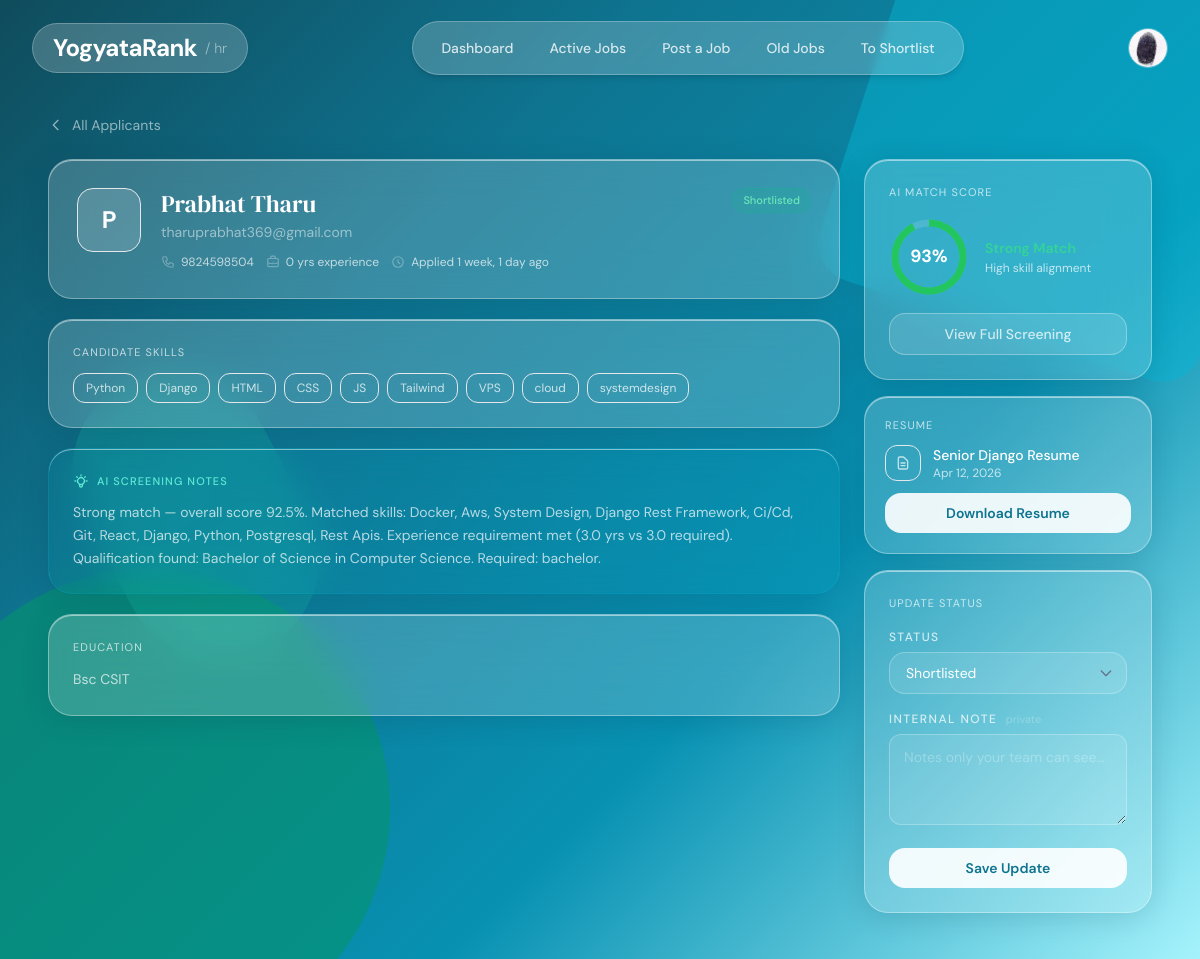
The page /applications/2/ (signed in) on the database its author committed.
### accounts/models.py (models this page shows, shortened)
class CompanyProfile(models.Model):
    user         = models.OneToOneField(User, on_delete=models.CASCADE)
    phone           = models.CharField(max_length=20, blank=True)
    company_name = models.CharField(max_length=255)
    description  = models.TextField()
    website      = models.URLField(blank=True, null=True)
    location     = models.CharField(max_length=255, blank=True, null=True)
    logo         = models.ImageField(upload_to='company_logos/', blank=True, null=True)

class CandidateProfile(models.Model):
    user            = models.OneToOneField(User, on_delete=models.CASCADE)
    phone           = models.CharField(max_length=20, blank=True)
    about           = models.TextField(blank=True)
    education       = models.TextField(blank=True)
    experience      = models.IntegerField(default=0)
    skills          = models.TextField(blank=True)
    profile_picture = models.ImageField(
                        upload_to='profile_pictures/',
                        blank=True,
                        null=True,
                      )

### applications/models.py (models this page shows, shortened)
class Application(models.Model):
    class Status(models.TextChoices):
        PENDING     = "pending",     "Pending Review"
        REVIEWED    = "reviewed",    "Reviewed"
        SHORTLISTED = "shortlisted", "Shortlisted"
        REJECTED    = "rejected",    "Rejected"
        HIRED       = "hired",       "Hired"
        WITHDRAWN   = "withdrawn",   "Withdrawn"   # ← was missing, caused 3 view crashes
    candidate    = models.ForeignKey(
                     'accounts.CandidateProfile',
                     on_delete=models.CASCADE,
                     related_name="applications",
                   )
    job          = models.ForeignKey(
                     'jobs.Job',
                     on_delete=models.CASCADE,
                     related_name="applications",
                   )
    resume       = models.ForeignKey(
                     Resume,
                     on_delete=models.SET_NULL,
                     null=True,
                     related_name="applications",
                   )
    match_score   = models.FloatField(default=0)
    status        = models.CharField(
                      max_length=20,
                      choices=Status.choices,
                      default=Status.PENDING,
                    )
    company_note  = models.TextField(blank=True)
    score_notes   = models.TextField(blank=True)
    status_note   = models.TextField(blank=True, help_text="Internal note visible to company only")
    applied_at    = models.DateTimeField(auto_now_add=True)
    updated_at    = models.DateTimeField(auto_now=True)
    class Meta:
        constraints = [
            models.UniqueConstraint(fields=["candidate", "job"], name="unique_application")
        ]
        ordering = ["-match_score", "-applied_at"]

class Resume(models.Model):
    candidate   = models.ForeignKey(
                    'accounts.CandidateProfile',
                    on_delete=models.CASCADE,
                    related_name="resumes",
                  )
    file        = models.FileField(upload_to="resumes/")
    label       = models.CharField(
                    max_length=100, blank=True,
                    help_text="Optional label, e.g. 'Software Engineer Resume v2'",
                  )
    uploaded_at = models.DateTimeField(auto_now_add=True)
    is_default  = models.BooleanField(default=False)
    class Meta:
        ordering = ["-uploaded_at"]
    @property
    def filename(self):
        return self.file.name.split("/")[-1]

### applications/views.py (the view)
# urls.py: path("<int:application_id>/",            views.application_detail,       name="application_detail"),
@login_required
def application_detail(request, application_id):
    company = _get_company(request)
    if not company:
        raise Http404
    application = get_object_or_404(
        Application.objects.select_related("candidate__user", "job__company", "resume"),
        id=application_id,
        job__company=company,
    )
    if request.method == "POST":
        old_status = application.status
        form = ApplicationStatusForm(request.POST, instance=application)
        if form.is_valid():
            updated = form.save()
            messages.success(request, "Application status updated.")
            if updated.status != old_status:
                _send_status_notification(updated)
            return redirect("application_detail", application_id=application.id)
    else:
        form = ApplicationStatusForm(instance=application)
    skills_list = [
        s.strip()
        for s in (application.candidate.skills or "").split(",")
        if s.strip()
    ]
    return render(request, "applications/application_detail.html", {
        "application": application,
        "form":        form,
        "skills_list": skills_list,
        "company":     company,
    })

### templates/applications/application_detail.html (shortened to what this page needs)
{% extends "company_base.html" %}
{% block main_content %}
<main class="max-w-6xl mx-auto px-4 md:px-6 pt-[12vh] pb-12 relative z-10">
  <a href="{% url 'view_applicants' application.job.id %}"
     class="inline-flex items-center gap-2 text-white/55 hover:text-white text-sm mb-6 transition-colors group">
    <svg class="w-4 h-4 group-hover:-translate-x-0.5 transition-transform" fill="none" stroke="currentColor" viewBox="0 0 24 24">
      <path stroke-linecap="round" stroke-linejoin="round" stroke-width="2" d="M15 19l-7-7 7-7"/>
    </svg>
    All Applicants
  </a>
  <div class="flex flex-col lg:flex-row gap-6 items-start">
    <div class="flex-1 min-w-0 flex flex-col gap-5">
      <div class="glass-card rounded-3xl p-7">
        <div class="flex items-start gap-5">
          <div class="w-16 h-16 rounded-2xl shrink-0 flex items-center justify-center font-bold text-2xl bg-white/15 border border-white/28 text-white select-none">
            {{ application.candidate.user.first_name|first|default:application.candidate.user.username|first|upper }}
          </div>
          <div class="flex-1 min-w-0">
            <div class="flex items-start justify-between gap-3">
              <div class="min-w-0">
                <h1 class="font-serif-display text-2xl text-white mb-0.5 truncate">
                  {{ application.candidate.user.get_full_name|default:application.candidate.user.username }}
                </h1>
                <p class="text-white/50 text-sm mb-3">{{ application.candidate.user.email }}</p>
              </div>
              <span class="badge badge-{{ application.status }} shrink-0">{{ application.get_status_display }}</span>
            </div>
            <div class="flex flex-wrap gap-3 text-xs text-white/70">
              {% if application.candidate.phone %}
              <span class="flex items-center gap-1.5">
                {{ application.candidate.phone }}
              </span>
              {% endif %}
              <span class="flex items-center gap-1.5">
                {{ application.candidate.experience }} yr{{ application.candidate.experience|pluralize }} experience
              </span>
              <span class="flex items-center gap-1.5">
                <svg class="w-3.5 h-3.5 text-white/30" fill="none" stroke="currentColor" viewBox="0 0 24 24">
                  <path stroke-linecap="round" stroke-linejoin="round" stroke-width="2" d="M12 8v4l3 3m6-3a9 9 0 11-18 0 9 9 0 0118 0z"/>
                </svg>
                Applied {{ application.applied_at|timesince }} ago
              </span>
            </div>
          </div>
        </div>
      </div>
      {% if skills_list %}
      <div class="glass-card rounded-3xl p-6">
        <p class="text-white/70 text-[11px] uppercase tracking-widest mb-3">Candidate Skills</p>
        <div class="flex flex-wrap gap-2">
          {% for skill in skills_list %}
          <span class="text-xs px-3 py-1.5 rounded-xl bg-white/12 border border-white/22 text-white/75">
            {{ skill }}
          </span>
          {% endfor %}
        </div>
      </div>
      {% endif %}
      {% if application.score_notes %}
      <div class="glass-card rounded-3xl p-6"
           style="background:rgba(6,182,212,0.06); border-color:rgba(6,182,212,0.20);">
        <div class="flex items-center gap-2 mb-3">
          <p class="text-teal-300 text-[11px] font-medium uppercase tracking-widest">AI Screening Notes</p>
        </div>
        <p class="text-white/70 text-sm leading-relaxed">{{ application.score_notes }}</p>
      </div>
      {% endif %}
      {% if application.candidate.education %}
      <div class="glass-card rounded-3xl p-6">
        <p class="text-white/70 text-[11px] uppercase tracking-widest mb-3">Education</p>
        <p class="text-white/70 text-sm leading-relaxed whitespace-pre-line">{{ application.candidate.education }}</p>
      </div>
      {% endif %}
    </div>
    <div class="w-full lg:w-72 shrink-0 flex flex-col gap-4">
      <div class="glass-card rounded-3xl p-6">
        <p class="text-white/70 text-[11px] uppercase tracking-widest mb-4">AI Match Score</p>
        <div class="flex items-center gap-4">
          <div class="score-ring shrink-0">
            {% with score=application.match_score %}
            <svg viewBox="0 0 80 80" width="80" height="80">
              <circle cx="40" cy="40" r="34" fill="none"
                      stroke="rgba(255,255,255,0.12)" stroke-width="7"/>
              <circle cx="40" cy="40" r="34" fill="none"
                      stroke="{% if score >= 70 %}#22c55e{% elif score >= 45 %}#60a5fa{% else %}#ef4444{% endif %}"
                      stroke-width="7"
                      style="stroke-dasharray: calc({{ score }} * 2.136) 213.6;"/>
            </svg>
            <div class="score-text">
              {% if score %}{{ score|floatformat:0 }}%{% else %}—{% endif %}
            </div>
            {% endwith %}
          </div>
          <div>
            {% if application.match_score >= 70 %}
            <p class="text-emerald-400 font-semibold text-sm">Strong Match</p>
            <p class="text-white/70 text-xs mt-0.5">High skill alignment</p>
            {% elif application.match_score >= 45 %}
            <p class="text-blue-400 font-semibold text-sm">Moderate Match</p>
            <p class="text-white/70 text-xs mt-0.5">Partial alignment</p>
            {% elif application.match_score > 0 %}
            <p class="text-red-400 font-semibold text-sm">Weak Match</p>
            <p class="text-white/70 text-xs mt-0.5">Low alignment</p>
            {% else %}
            <p class="text-white/70 font-semibold text-sm">Not Screened</p>
            <p class="text-white/30 text-xs mt-0.5">Run AI screening</p>
            {% endif %}
          </div>
        </div>
        {% if application.match_score %}
        <a href="{% url 'screening_result_detail' application.id %}"
           class="btn-outline w-full text-sm py-2.5 rounded-2xl block text-center mt-4">
          View Full Screening
        </a>
        {% endif %}
      </div>
      {% if application.resume %}
      <div class="glass-card rounded-3xl p-5">
        <p class="text-white/70 text-[11px] uppercase tracking-widest mb-3">Resume</p>
        <div class="flex items-center gap-3 mb-3">
          <div class="w-9 h-9 rounded-xl bg-white/12 border border-white/22 flex items-center justify-center shrink-0">
            <svg class="w-4 h-4 text-white/70" fill="none" stroke="currentColor" viewBox="0 0 24 24">
              <path stroke-linecap="round" stroke-linejoin="round" stroke-width="2"
                    d="M9 12h6m-6 4h6m2 5H7a2 2 0 01-2-2V5a2 2 0 012-2h5.586a1 1 0 01.707.293l5.414 5.414a1 1 0 01.293.707V19a2 2 0 01-2 2z"/>
            </svg>
          </div>
          <div class="min-w-0">
            <p class="text-white text-sm font-medium truncate">{{ application.resume.label|default:application.resume.filename }}</p>
            <p class="text-white/70 text-xs">{{ application.resume.uploaded_at|date:"M d, Y" }}</p>
          </div>
        </div>
        <a href="{{ application.resume.file.url }}" target="_blank"
           class="btn-teal w-full py-2.5 rounded-2xl text-sm block text-center">
          Download Resume
        </a>
      </div>
      {% endif %}
      <div class="glass-card rounded-3xl p-6">
        <p class="text-white/70 text-[11px] uppercase tracking-widest mb-4">Update Status</p>
        <form method="post">
          <div class="mb-4">
            <label class="form-label block mb-1.5">Status</label>
            <select name="status" class="form-input select-glass rounded-2xl px-4 py-2.5 text-sm">
              {% for val, label in form.fields.status.choices %}
              <option value="{{ val }}" {% if form.status.value == val %}selected{% endif %}>{{ label }}</option>
              {% endfor %}
            </select>
          </div>
          <div class="mb-4">
            <label class="form-label block mb-1.5">
              Internal Note
              <span class="normal-case tracking-normal text-white/25 text-[11px] font-normal ml-1">private</span>
            </label>
            <textarea name="company_note" class="form-input" rows="3"
                      placeholder="Notes only your team can see…">{{ form.company_note.value|default:'' }}</textarea>
          </div>
          <button type="submit" class="btn-teal w-full py-2.5 rounded-2xl text-sm">
            Save Update
          </button>
        </form>
      </div>
    </div>
  </div>
</main>
{% endblock %}

### templates/company_base.html (shortened to what this page needs)
<!DOCTYPE html>
<html lang="en">
<head>
  <script src="https://cdn.tailwindcss.com"></script>
</head>
<body class="min-h-screen">
  <div class="bg-canvas">
    <div class="shape-bl-teal"></div>
    <div class="shape-tr-teal"></div>
    <div class="shape-mid-teal"></div>
  </div>
  <header class="fixed top-0 left-0 w-full z-50">
    <div class="w-full px-4 md:px-8 flex items-center justify-between h-[10vh]">
      <a href="{% url 'company_dashboard' %}"
         class="flex items-center gap-2 backdrop-blur-sm bg-white/20 border border-white/25 rounded-full px-3 md:px-5 py-2 shadow-sm hover:bg-white/25 transition-all">
        <span class="text-xl md:text-2xl text-white tracking-tight font-bold">YogyataRank</span>
        <span class="hidden sm:block text-sm text-white/50 font-light">/ hr</span>
      </a>
      <nav class="hidden md:flex items-center gap-1 backdrop-blur-sm bg-white/20 border border-white/25 rounded-full px-3 py-2 shadow-md">
        <a href="{% url 'company_dashboard' %}"
           class="nav-link {% block nav_dashboard %}{% endblock %} px-4 py-2 rounded-full text-sm font-medium text-white/80 hover:text-white hover:bg-white/15 transition-all">
          Dashboard
        </a>
        <a href="{% url 'company_job_list' %}"
           class="nav-link {% block nav_jobs %}{% endblock %} px-4 py-2 rounded-full text-sm font-medium text-white/80 hover:text-white hover:bg-white/15 transition-all">
          Active Jobs
        </a>
         <a href="{% url 'create_job' %}"
          class="nav-link {% block nav_post_job %}{% endblock %} px-4 py-2 rounded-full text-sm font-medium text-white/80 hover:text-white hover:bg-white/15 transition-all">
          Post a Job
        </a>
        <a href="{% url 'old_jobs' %}"
          class="nav-link {% block nav_old_jobs %}{% endblock %} px-4 py-2 rounded-full text-sm font-medium text-white/80 hover:text-white hover:bg-white/15 transition-all">
          Old Jobs
        </a>
        <a href="{% url 'to_shortlist' %}"
          class="nav-link {% block nav_to_shortlist %}{% endblock %} px-4 py-2 rounded-full text-sm font-medium text-white/80 hover:text-white hover:bg-white/15 transition-all flex items-center gap-2">
          To Shortlist
        </a>
      </nav>
      <div class="flex items-center gap-2">
        {% block nav_avatar %}
        <a href="{% url 'company_edit_profile' %}" title="Edit Profile" class="h-10 w-10 flex-shrink-0">
          {% if company and company.logo %}
            <img src="{{ company.logo.url }}"
                 alt="Company Logo"
                 class="h-10 w-10 rounded-full border border-white/30 object-cover hover:opacity-90 transition-all">
          {% else %}
            <div class="h-10 w-10 rounded-full flex items-center justify-center font-bold text-sm bg-white/20 border border-white/30 text-white">
              {{ company.company_name|first|default:request.user.username|first|upper }}
            </div>
          {% endif %}
        </a>
        {% endblock %}
      </div>
    </div>
  </header>
  {% block main_content %}{% endblock %}
</body>
</html>

### rows shown on the page
CompanyProfile: logo (picture)
Application: candidate.user.first_name|first "P", candidate.user.get_full_name "Prabhat Tharu", candidate.user.email "tharuprabhat369@gmail.com", status "Shortlisted", candidate.phone "9824598504", candidate.experience "0", applied_at "1 week, 1 day", score_notes "Strong match — overall score 92.5%. Matched skills: Docker, Aws, System Design, Django Rest Framework, Ci/Cd, Git, React, Django, Python, Postgresql, Rest Apis. Experience requirement met (3.0 yrs vs 3.0 required). Qualification found: Bachelor of Science in Computer Science. Required: bachelor.", candidate.education "Bsc CSIT", match_score "93", resume.label "Senior Django Resume", resume.uploaded_at "Apr 12, 2026"

### other values the page prints
{{ skill }} "Python" "Django" "HTML" "CSS" "JS" "Tailwind" "VPS" "cloud" "systemdesign"
